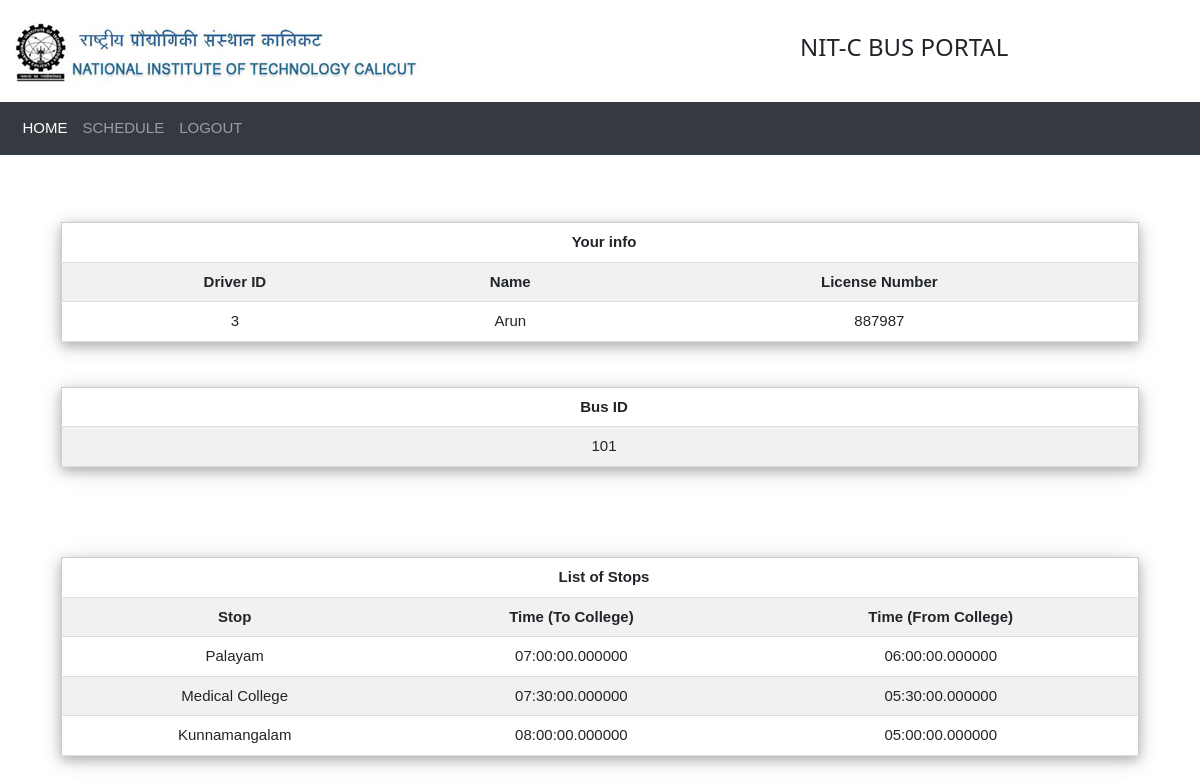
The page /user/userHome.php (signed in) on the database its author committed.
### tables this page shows
CREATE TABLE `driver` (
  `driver_id` int(255) NOT NULL,
  `name` varchar(255) NOT NULL,
  `licno` varchar(255) NOT NULL,
  `age` int(100) NOT NULL,
  `password` varchar(255) NOT NULL,
  `email` varchar(255) NOT NULL
);

CREATE TABLE `bus` (
  `bus_id` int(255) NOT NULL,
  `driver_id` int(255) NOT NULL
);

CREATE TABLE `stops` (
  `bus_id` int(255) NOT NULL,
  `stop` varchar(255) NOT NULL,
  `to_time` time(6) NOT NULL,
  `from_time` time(6) NOT NULL
);

### user/userHome.php (the view, shortened to what this page needs)
<?php
include_once('dbConfig.php');
?>
<!DOCTYPE html>
<html lang="en">
    <head>
        <link rel="stylesheet" href="css/bootstrap.min.css">
        <link rel="stylesheet" href="css/w3.css">
    </head>
    <body>
        <header class="page-header" id="header">
            <div class="container-fluid" >
<br>
                <div class="row">
                    <div class="col-sm-8">
                        <img  src="images/logo.jpg">
                    </div>
                    <div class="col-sm-4"  >
                        <div class="row"> <h3 style="float:right;">NIT-C BUS PORTAL</h3></div>
                    </div>
                </div>
            </div>
            <br>
            <nav class="navbar navbar-expand-sm bg-dark navbar-dark">
                <ul class="navbar-nav">
                    <li class="nav-item active">
                        <a class="nav-link" href="userHome.php">HOME</a>
                    </li>
                    <li class="nav-item">
                        <a class="nav-link" href="schedule.php">SCHEDULE</a>
                    </li>
                    <li class="nav-item">
                        <a class="nav-link" href="logout.php">LOGOUT</a>
                    </li>
                </ul>
            </nav>
            <br><br><br>
            </header>
            <div class='container'>
            <?php
            if ($_SESSION['category']=='driver')
            {
                $sql="SELECT driver_id, name, licno FROM driver WHERE driver_id=".$_SESSION['user']." ";
                $res=mysqli_query($db,$sql);
                if ($res->num_rows > 0) {
                  echo "<div class='w3-container'> <table class='w3-table-all w3-centered  w3-hoverable w3-reponsive w3-card-4'><tr><th colspan='3'>Your info</th></tr><tr><th>Driver ID</th><th>Name</th><th>License Number</th>";
                  while($row = $res->fetch_assoc()) {
                      echo "<tr><td>". $row["driver_id"]."</td><td>". $row["name"]."</td><td>". $row["licno"]."</td></tr>";
                  }
                  echo "</table></div>";
                  }
                $sql="SELECT bus_id FROM bus WHERE driver_id=".$_SESSION['user']." ";
                $res=mysqli_query($db,$sql);
                $rr=mysqli_fetch_array($res);
                $temp = $rr['bus_id'];
                echo "<br>";
                echo "<br>";
                echo "<div class='w3-container'> <table class='w3-table-all w3-centered  w3-hoverable w3-reponsive w3-card-4'><tr><th>Bus ID</th>";
                echo "<tr><td>". $temp."</td></tr>";
                echo "</table></div>";
                echo "<br>";
                echo "<br>";
                  echo "<br>";
                  echo "<br>";
                $sql="SELECT * FROM stops WHERE bus_id=".$temp." ";
                $res=mysqli_query($db,$sql);
                if ($res->num_rows > 0) {
                  echo "<div class='w3-container'> <table class='w3-table-all w3-centered  w3-hoverable w3-reponsive w3-card-4'><tr><th colspan='3'>List of Stops</th></tr><tr><th>Stop</th><th>Time (To College)</th><th>Time (From College)</th></tr>";
                  while($row = $res->fetch_assoc()) {
                      echo "<tr><td>".$row["stop"]."</td><td>". $row["to_time"]."</td><td>". $row["from_time"]."</td></tr>";
                  }
                  echo "</table></div>";
                  }
                echo "<br>";
            }
            ?>
            </div>
    </body>
</html>

### user/css/w3.css (style rules this page uses)
html { box-sizing:border-box }
*,*:before,*:after { box-sizing:inherit }
html { -ms-text-size-adjust:100%;-webkit-text-size-adjust:100% }
body { margin:0 }
article,aside,details,figcaption,figure,footer,header,main,menu,nav,section,summary { display:block }
a { background-color:transparent;-webkit-text-decoration-skip:objects }
img { border-style:none }
html,body { font-family:Verdana,sans-serif;font-size:15px;line-height:1.5 }
html { overflow-x:hidden }
h3 { font-size:24px }
h1,h2,h3,h4,h5,h6 { font-family:"Segoe UI",Arial,sans-serif;font-weight:400;margin:10px 0 }
img { margin-bottom:-5px }
a { color:inherit }
.w3-table,.w3-table-all { border-collapse:collapse;border-spacing:0;width:100%;display:table }
.w3-table-all { border:1px solid #ccc }
.w3-bordered tr,.w3-table-all tr { border-bottom:1px solid #ddd }
.w3-table-all tr:nth-child(odd) { background-color:#fff }
.w3-table-all tr:nth-child(even) { background-color:#f1f1f1 }
.w3-centered tr th,.w3-centered tr td { text-align:center }
.w3-table td,.w3-table th,.w3-table-all td,.w3-table-all th { padding:8px 8px;display:table-cell;text-align:left;vertical-align:top }
.w3-table th:first-child,.w3-table td:first-child,.w3-table-all th:first-child,.w3-table-all td:first-child { padding-left:16px }
.w3-container:after,.w3-container:before,.w3-panel:after,.w3-panel:before,.w3-row:after,.w3-row:before,.w3-row-padding:after,.w3-row-padding:before, .w3-cell-row:before,.w3-cell-row:after,.w3-clear:after,.w3-clear:before,.w3-bar:before,.w3-bar:after { content:"";display:table;clear:both }
.w3-container,.w3-panel { padding:0.01em 16px }
.w3-card-4,.w3-hover-shadow:hover { box-shadow:0 4px 10px 0 rgba(0,0,0,0.2),0 4px 20px 0 rgba(0,0,0,0.19) }

### rows shown on the page
driver: driver_id "3", name "Arun", licno "887987"
bus: bus_id "101"
stops: stop "Palayam", to_time "07:00:00.000000", from_time "06:00:00.000000"
stops: stop "Medical College", to_time "07:30:00.000000", from_time "05:30:00.000000"
stops: stop "Kunnamangalam", to_time "08:00:00.000000", from_time "05:00:00.000000"
